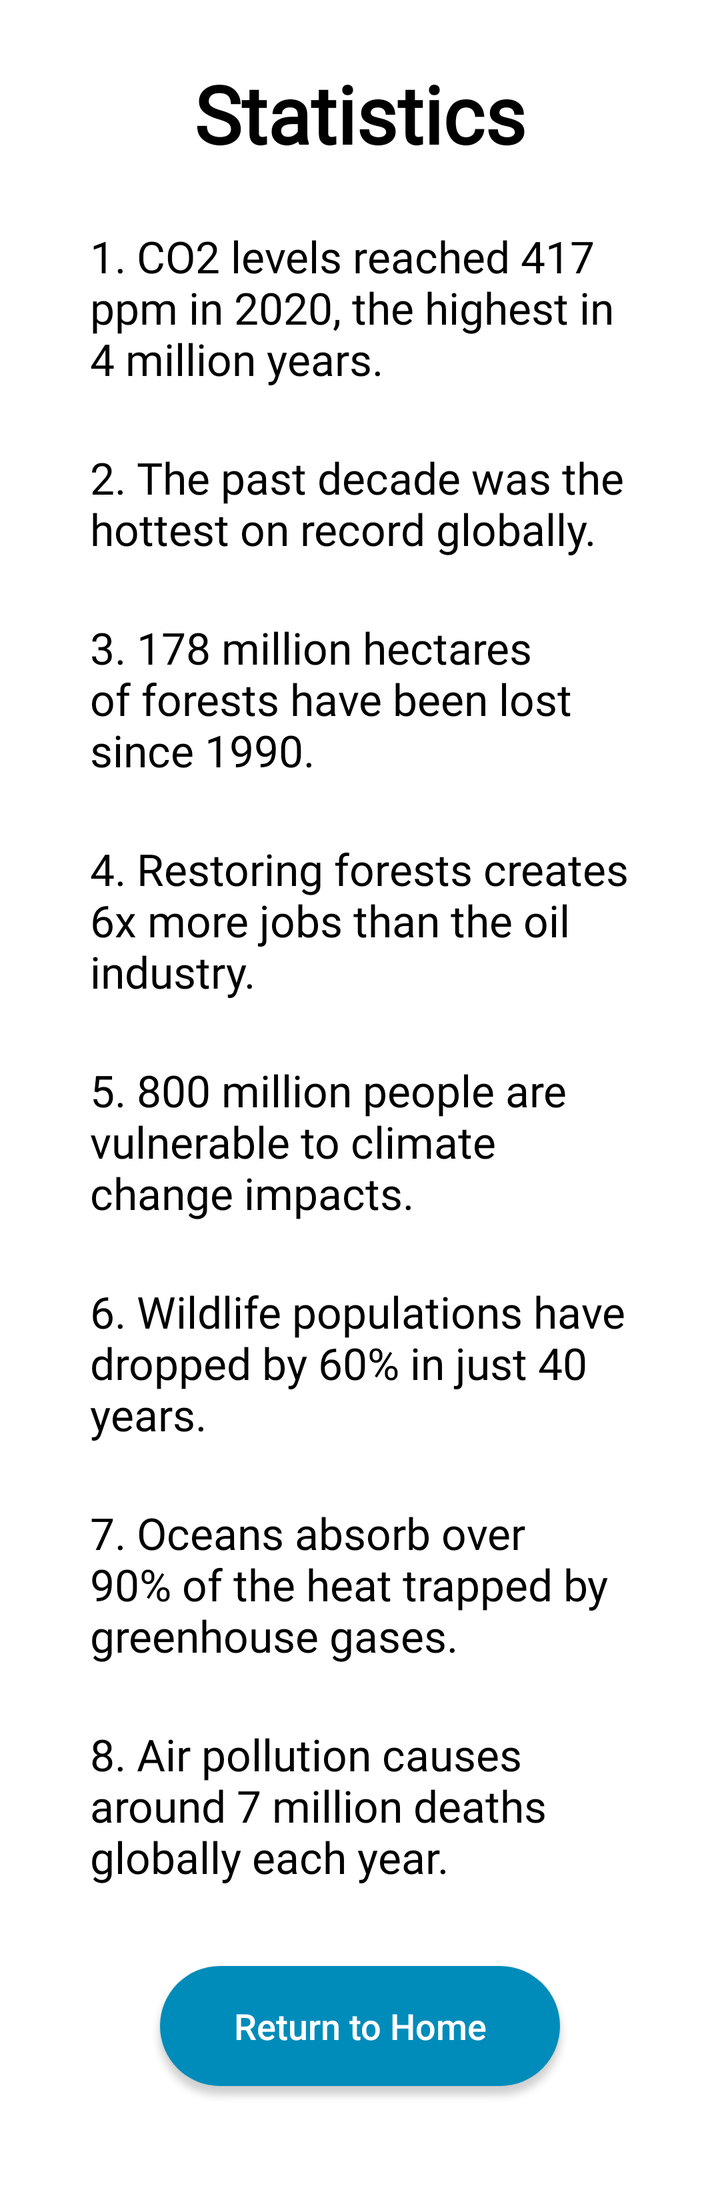
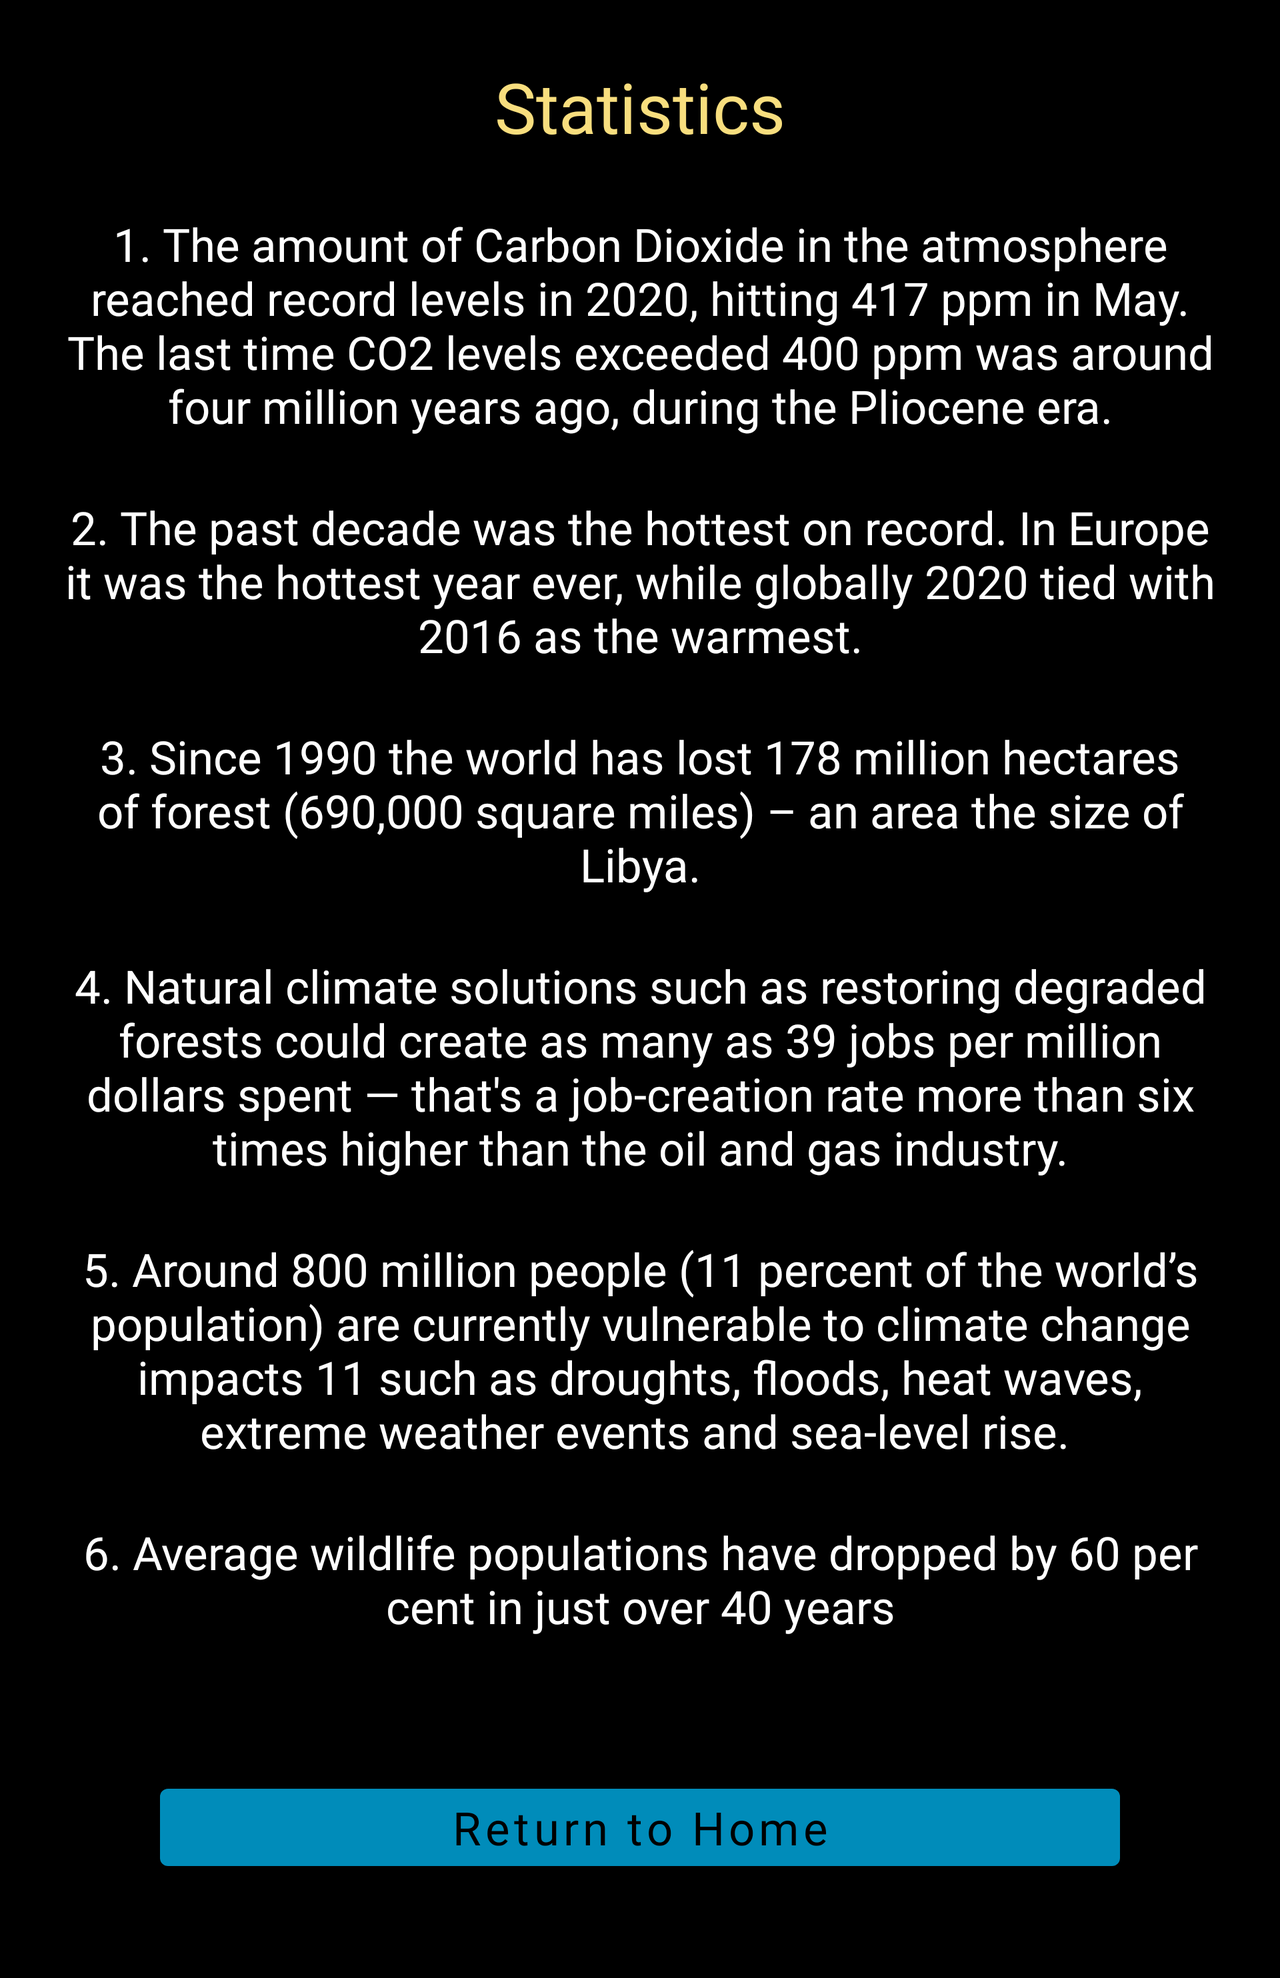

One screen, two layout resources from the same app: the default and the repository's alternative for another configuration. Each is rendered where Android would select it; the XML of both is given below.
<!-- AndroidManifest.xml: application theme Theme.Carbon -->
<!-- res/layout/activity_statistics.xml -->
<?xml version="1.0" encoding="utf-8"?>
<ScrollView xmlns:android="http://schemas.android.com/apk/res/android"
    xmlns:app="http://schemas.android.com/apk/res-auto"
    xmlns:tools="http://schemas.android.com/tools"
    android:layout_width="match_parent"
    android:layout_height="match_parent"
    tools:context=".Statistics">

    <RelativeLayout
        android:layout_width="match_parent"
        android:layout_height="wrap_content">

        <TextView
            android:id="@+id/statistics_title"
            android:layout_width="match_parent"
            android:layout_height="wrap_content"
            android:text="@string/statistics_title"
            style="@style/TextViewStyle.MainTitle"
            android:layout_marginTop="30dp"
            android:layout_marginHorizontal="30dp" />

        <TextView
            android:id="@+id/statistics_fact1"
            android:layout_width="match_parent"
            android:layout_height="wrap_content"
            android:layout_below="@id/statistics_title"
            android:text="@string/statistics_fact1"
            style="@style/TextViewStyle.MainInfo"
            android:layout_marginTop="30dp"
            android:layout_marginHorizontal="45dp" />

        <TextView
            android:id="@+id/statistics_fact2"
            android:layout_width="match_parent"
            android:layout_height="wrap_content"
            android:layout_below="@id/statistics_fact1"
            android:text="@string/statistics_fact2"
            style="@style/TextViewStyle.MainInfo"
            android:layout_marginTop="30dp"
            android:layout_marginHorizontal="45dp" />

        <TextView
            android:id="@+id/statistics_fact3"
            android:layout_width="match_parent"
            android:layout_height="wrap_content"
            android:layout_below="@id/statistics_fact2"
            android:text="@string/statistics_fact3"
            style="@style/TextViewStyle.MainInfo"
            android:layout_marginTop="30dp"
            android:layout_marginHorizontal="45dp" />

        <TextView
            android:id="@+id/statistics_fact4"
            android:layout_width="match_parent"
            android:layout_height="wrap_content"
            android:layout_below="@id/statistics_fact3"
            android:text="@string/statistics_fact4"
            style="@style/TextViewStyle.MainInfo"
            android:layout_marginTop="30dp"
            android:layout_marginHorizontal="45dp" />

        <TextView
            android:id="@+id/statistics_fact5"
            android:layout_width="match_parent"
            android:layout_height="wrap_content"
            android:layout_below="@id/statistics_fact4"
            android:text="@string/statistics_fact5"
            style="@style/TextViewStyle.MainInfo"
            android:layout_marginTop="30dp"
            android:layout_marginHorizontal="45dp" />

        <TextView
            android:id="@+id/statistics_fact6"
            android:layout_width="match_parent"
            android:layout_height="wrap_content"
            android:layout_below="@id/statistics_fact5"
            android:text="@string/statistics_fact6"
            style="@style/TextViewStyle.MainInfo"
            android:layout_marginTop="30dp"
            android:layout_marginHorizontal="45dp" />

        <TextView
            android:id="@+id/statistics_fact7"
            android:layout_width="match_parent"
            android:layout_height="wrap_content"
            android:layout_below="@id/statistics_fact6"
            android:text="@string/statistics_fact7"
            style="@style/TextViewStyle.MainInfo"
            android:layout_marginTop="30dp"
            android:layout_marginHorizontal="45dp" />

        <TextView
            android:id="@+id/statistics_fact8"
            android:layout_width="match_parent"
            android:layout_height="wrap_content"
            android:layout_below="@id/statistics_fact7"
            android:text="@string/statistics_fact8"
            style="@style/TextViewStyle.MainInfo"
            android:layout_marginTop="30dp"
            android:layout_marginHorizontal="45dp" />

        <Button
            android:id="@+id/statistics_return_btn"
            android:layout_below="@id/statistics_fact8"
            android:text="@string/statistics_return_btn"
            style="@style/ButtonStyle.MainButton"
            android:layout_marginTop="40dp"
            android:layout_marginHorizontal="80dp"
            android:layout_marginBottom="50dp" />


    </RelativeLayout>

</ScrollView>
<!-- resources referenced by this layout -->
<resources>
  <string name="statistics_fact1">1. CO2 levels reached 417 ppm in 2020, the highest in 4 million years.</string>
  <string name="statistics_fact2">2. The past decade was the hottest on record globally.</string>
  <string name="statistics_fact3">3. 178 million hectares of forests have been lost since 1990.</string>
  <string name="statistics_fact4">4. Restoring forests creates 6x more jobs than the oil industry.</string>
  <string name="statistics_fact5">5. 800 million people are vulnerable to climate change impacts.</string>
  <string name="statistics_fact6">6. Wildlife populations have dropped by 60% in just 40 years.</string>
  <string name="statistics_fact7">7. Oceans absorb over 90% of the heat trapped by greenhouse gases.</string>
  <string name="statistics_fact8">8. Air pollution causes around 7 million deaths globally each year.</string>
  <string name="statistics_return_btn">Return to Home</string>
  <string name="statistics_title">Statistics</string>
  <style name="ButtonStyle.MainButton" parent="Widget.AppCompat.Button">
          <item name="android:layout_width">375dp</item>
          <item name="android:layout_height">60dp</item>
          <item name="android:textColor">@color/white</item>
          <item name="android:textAllCaps">false</item>
          <item name="android:textSize">18sp</item>
          <item name="android:layout_centerHorizontal">true</item>
          <item name="android:layout_marginTop">30dp</item>
          <item name="android:layout_marginBottom">30dp</item>
          <item name="android:background">@drawable/button_background</item>
      </style>
  <style name="TextViewStyle.MainInfo" parent="Widget.AppCompat.TextView">
          <item name="android:layout_width">match_parent</item>
          <item name="android:layout_height">wrap_content</item>
          <item name="android:layout_marginLeft">35dp</item>
          <item name="android:layout_marginTop">10dp</item>
          <item name="android:layout_marginRight">35dp</item>
          <item name="android:fontFamily">@font/roboto_flex</item>
          <item name="android:textColor">@color/black</item>
          <item name="android:textSize">22sp</item>
      </style>
  <style name="TextViewStyle.MainTitle" parent="Widget.AppCompat.TextView">
          <item name="android:layout_width">match_parent</item>
          <item name="android:layout_height">wrap_content</item>
          <item name="android:layout_marginTop">50dp</item>
          <item name="android:fontFamily">@font/roboto_flex</item>
          <item name="android:textAlignment">center</item>
          <item name="android:textColor">@color/black</item>
          <item name="android:textSize">40sp</item>
          <item name="android:textStyle">bold</item>
      </style>
  <style name="Theme.Carbon" parent="Theme.MaterialComponents.DayNight.DarkActionBar">
          
          <item name="colorPrimary">#008CBA</item>
          <item name="colorPrimaryVariant">@color/black</item>
          <item name="colorOnPrimary">@color/black</item>
          
          <item name="colorSecondary">@color/teal_200</item>
          <item name="colorSecondaryVariant">@color/teal_700</item>
          <item name="colorOnSecondary">@color/black</item>
          
          <item name="android:statusBarColor">?attr/colorPrimaryVariant</item>
      </style>
  <color name="white">#FFFFFFFF</color>
  <!-- drawable button_background (drawable) -->
  <?xml version="1.0" encoding="utf-8"?>
  <shape xmlns:android="http://schemas.android.com/apk/res/android">
      <solid android:color="#008CBA" />
      <corners android:radius="30dp" />
      <padding
          android:left="2dp"
          android:top="2dp"
          android:right="2dp"
          android:bottom="2dp" />
  </shape>
  <color name="black">#FF000000</color>
  <color name="teal_200">#FF03DAC5</color>
  <color name="teal_700">#FF018786</color>
</resources>
<!-- res/layout-land/activity_statistics.xml (the repository's variant of the layout above) -->
<!-- drawn on the phone turned sideways -->
<?xml version="1.0" encoding="utf-8"?>
<ScrollView xmlns:android="http://schemas.android.com/apk/res/android"
    xmlns:app="http://schemas.android.com/apk/res-auto"
    xmlns:tools="http://schemas.android.com/tools"
    android:layout_width="match_parent"
    android:layout_height="match_parent"
    android:background="@color/black"
    tools:context=".Statistics">

    <RelativeLayout
        android:layout_width="match_parent"
        android:layout_height="wrap_content">

        <TextView
            android:id="@+id/activity_statistics_tvTitle"
            android:layout_width="match_parent"
            android:layout_height="wrap_content"
            android:text="Statistics"
            android:textSize="35dp"
            android:fontFamily="@font/comfortaa_light"
            android:layout_marginTop="30sp"
            android:layout_marginRight="30sp"
            android:layout_marginLeft="30sp"
            android:textColor="#F8DE7E"
            android:textAlignment="center"/>

        <TextView
            android:id="@+id/activity_statistics_Fact1"
            android:layout_width="match_parent"
            android:layout_height="wrap_content"
            android:layout_marginLeft="30sp"
            android:layout_marginRight="30sp"
            android:layout_marginTop="30sp"
            android:text="1. The amount of Carbon Dioxide in the atmosphere reached record levels in 2020, hitting 417 ppm in May. The last time CO2 levels exceeded 400 ppm was around four million years ago, during the Pliocene era."
            android:textSize="23sp"
            android:fontFamily="@font/imprima"
            android:textAlignment="center"
            android:layout_below="@id/activity_statistics_tvTitle"
            android:textColor="@color/white"/>

        <TextView
            android:id="@+id/activity_statistics_Fact2"
            android:layout_width="match_parent"
            android:layout_height="wrap_content"
            android:layout_marginLeft="30sp"
            android:layout_marginRight="30sp"
            android:layout_marginTop="30sp"
            android:fontFamily="@font/imprima"
            android:text="2. The past decade was the hottest on record. In Europe it was the hottest year ever, while globally 2020 tied with 2016 as the warmest."
            android:textSize="23sp"
            android:textAlignment="center"
            android:layout_below="@id/activity_statistics_Fact1"
            android:textColor="@color/white"/>

        <TextView
            android:id="@+id/activity_statistics_Fact3"
            android:layout_width="match_parent"
            android:layout_height="wrap_content"
            android:layout_below="@id/activity_statistics_Fact2"
            android:layout_marginLeft="30sp"
            android:layout_marginTop="30sp"
            android:layout_marginRight="30sp"
            android:fontFamily="@font/imprima"
            android:text="3. Since 1990 the world has lost 178 million hectares of forest (690,000 square miles) – an area the size of Libya."
            android:textAlignment="center"
            android:textColor="@color/white"
            android:textSize="23sp" />

        <TextView
            android:id="@+id/activity_statistics_Fact4"
            android:layout_width="match_parent"
            android:layout_height="wrap_content"
            android:layout_marginLeft="30sp"
            android:layout_marginRight="30sp"
            android:layout_marginTop="30sp"
            android:fontFamily="@font/imprima"
            android:text="4. Natural climate solutions such as restoring degraded forests could create as many as 39 jobs per million dollars spent — that's a job-creation rate more than six times higher than the oil and gas industry."
            android:textSize="23sp"
            android:textAlignment="center"
            android:layout_below="@id/activity_statistics_Fact3"
            android:textColor="@color/white"/>

        <TextView
            android:id="@+id/activity_statistics_Fact5"
            android:layout_width="match_parent"
            android:layout_height="wrap_content"
            android:layout_marginLeft="30sp"
            android:layout_marginRight="30sp"
            android:layout_marginTop="30sp"
            android:fontFamily="@font/imprima"
            android:text="5. Around 800 million people (11 percent of the world’s population) are currently vulnerable to climate change impacts 11 such as droughts, floods, heat waves, extreme weather events and sea-level rise. "
            android:textSize="23sp"
            android:textAlignment="center"
            android:layout_below="@id/activity_statistics_Fact4"
            android:textColor="@color/white"/>

        <TextView
            android:id="@+id/activity_statistics_Fact6"
            android:layout_width="match_parent"
            android:layout_height="wrap_content"
            android:layout_marginLeft="30sp"
            android:layout_marginRight="30sp"
            android:layout_marginTop="30sp"
            android:layout_marginBottom="30sp"
            android:fontFamily="@font/imprima"
            android:text="6. Average wildlife populations have dropped by 60 per cent in just over 40 years"
            android:textSize="23sp"
            android:textAlignment="center"
            android:layout_below="@id/activity_statistics_Fact5"
            android:textColor="@color/white"/>

        <Button
            android:id="@+id/activity_statistics_btnReturn"
            android:layout_width="match_parent"
            android:layout_height="wrap_content"
            android:layout_below="@id/activity_statistics_Fact6"
            android:text="Return to Home"
            android:fontFamily="@font/delius"
            android:textAllCaps="false"
            android:textSize="23sp"
            android:layout_marginTop="40sp"
            android:layout_marginLeft="80sp"
            android:layout_marginRight="80sp"
            android:layout_marginBottom="50sp"/>

    </RelativeLayout>

</ScrollView>
<!-- resources referenced by the variant -->
<!-- as the phone turned sideways resolves them -->
<resources>
  <color name="black">#FF000000</color>
  <color name="white">#FFFFFFFF</color>
  <style name="Theme.Carbon" parent="Theme.MaterialComponents.DayNight.DarkActionBar">
          
          <item name="colorPrimary">#008CBA</item>
          <item name="colorPrimaryVariant">@color/black</item>
          <item name="colorOnPrimary">@color/black</item>
          
          <item name="colorSecondary">@color/teal_200</item>
          <item name="colorSecondaryVariant">@color/teal_700</item>
          <item name="colorOnSecondary">@color/black</item>
          
          <item name="android:statusBarColor">?attr/colorPrimaryVariant</item>
      </style>
  <color name="teal_200">#FF03DAC5</color>
  <color name="teal_700">#FF018786</color>
</resources>
